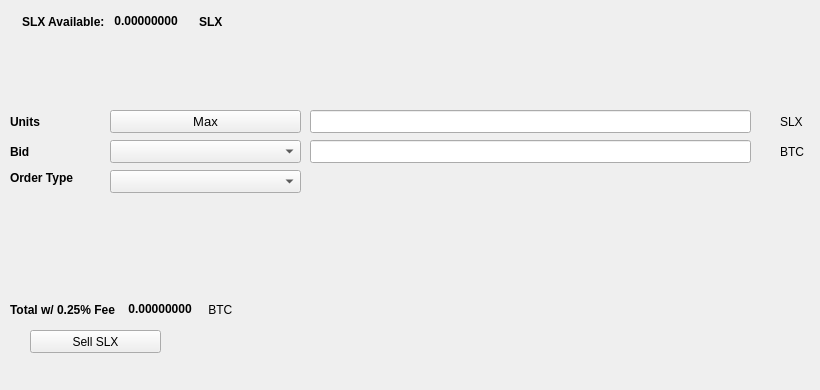
   <widget class="QWidget" name="SellTab">
    <attribute name="title">
     <string>Sell</string>
    </attribute>
    <widget class="QLabel" name="label_16">
     <property name="geometry">
      <rect>
       <x>780</x>
       <y>140</y>
       <width>31</width>
       <height>23</height>
      </rect>
     </property>
     <property name="text">
      <string>BTC</string>
     </property>
    </widget>
    <widget class="QComboBox" name="SellBidcomboBox">
     <property name="geometry">
      <rect>
       <x>110</x>
       <y>140</y>
       <width>191</width>
       <height>23</height>
      </rect>
     </property>
     <property name="font">
      <font>
       <pointsize>10</pointsize>
      </font>
     </property>
    </widget>
    <widget class="QLabel" name="label_18">
     <property name="geometry">
      <rect>
       <x>10</x>
       <y>110</y>
       <width>46</width>
       <height>23</height>
      </rect>
     </property>
     <property name="font">
      <font>
       <weight>75</weight>
       <bold>true</bold>
      </font>
     </property>
     <property name="text">
      <string>Units</string>
     </property>
    </widget>
    <widget class="QPushButton" name="Sell_Max_Amount">
     <property name="geometry">
      <rect>
       <x>110</x>
       <y>110</y>
       <width>191</width>
       <height>23</height>
      </rect>
     </property>
     <property name="font">
      <font>
       <pointsize>10</pointsize>
      </font>
     </property>
     <property name="text">
      <string>Max</string>
     </property>
    </widget>
    <widget class="QLabel" name="label_20">
     <property name="geometry">
      <rect>
       <x>10</x>
       <y>170</y>
       <width>91</width>
       <height>16</height>
      </rect>
     </property>
     <property name="font">
      <font>
       <weight>75</weight>
       <bold>true</bold>
      </font>
     </property>
     <property name="text">
      <string>Order Type</string>
     </property>
    </widget>
    <widget class="QComboBox" name="SellOrdertypeCombo">
     <property name="geometry">
      <rect>
       <x>110</x>
       <y>170</y>
       <width>191</width>
       <height>23</height>
      </rect>
     </property>
     <property name="font">
      <font>
       <pointsize>10</pointsize>
      </font>
     </property>
    </widget>
    <widget class="QLabel" name="label_21">
     <property name="geometry">
      <rect>
       <x>10</x>
       <y>140</y>
       <width>46</width>
       <height>23</height>
      </rect>
     </property>
     <property name="font">
      <font>
       <weight>75</weight>
       <bold>true</bold>
      </font>
     </property>
     <property name="text">
      <string>Bid</string>
     </property>
    </widget>
    <widget class="QLabel" name="label_22">
     <property name="geometry">
      <rect>
       <x>780</x>
       <y>110</y>
       <width>31</width>
       <height>23</height>
      </rect>
     </property>
     <property name="text">
      <string>SLX</string>
     </property>
    </widget>
    <widget class="QLineEdit" name="UnitsInputSLX">
     <property name="geometry">
      <rect>
       <x>310</x>
       <y>110</y>
       <width>441</width>
       <height>23</height>
      </rect>
     </property>
     <property name="font">
      <font>
       <pointsize>9</pointsize>
       <weight>75</weight>
       <bold>true</bold>
      </font>
     </property>
    </widget>
    <widget class="QLineEdit" name="SellBidPriceEdit">
     <property name="geometry">
      <rect>
       <x>310</x>
       <y>140</y>
       <width>441</width>
       <height>23</height>
      </rect>
     </property>
     <property name="font">
      <font>
       <pointsize>9</pointsize>
       <weight>75</weight>
       <bold>true</bold>
      </font>
     </property>
    </widget>
    <widget class="QPushButton" name="SellSLXBTN">
     <property name="geometry">
      <rect>
       <x>30</x>
       <y>330</y>
       <width>131</width>
       <height>23</height>
      </rect>
     </property>
     <property name="text">
      <string>Sell SLX</string>
     </property>
     <property name="icon">
      <iconset resource="../slate">
       <normaloff>:/icons/bitcoin</normaloff>:/icons/bitcoin</iconset>
     </property>
    </widget>
    <widget class="QWidget" name="layoutWidget3">
     <property name="geometry">
      <rect>
       <x>22</x>
       <y>12</y>
       <width>258</width>
       <height>19</height>
      </rect>
     </property>
     <layout class="QHBoxLayout" name="horizontalLayout">
      <item>
       <widget class="QLabel" name="label232_2">
        <property name="font">
         <font>
          <weight>75</weight>
          <bold>true</bold>
         </font>
        </property>
        <property name="text">
         <string>SLX Available:</string>
        </property>
       </widget>
      </item>
      <item>
       <widget class="QLabel" name="SLXAvailableLabel">
        <property name="palette">
         <palette>
          <active>
           <colorrole role="WindowText">
            <brush brushstyle="SolidPattern">
             <color alpha="255">
              <red>0</red>
              <green>0</green>
              <blue>0</blue>
             </color>
            </brush>
           </colorrole>
           <colorrole role="Button">
            <brush brushstyle="SolidPattern">
             <color alpha="255">
              <red>0</red>
              <green>170</green>
              <blue>0</blue>
             </color>
            </brush>
           </colorrole>
           <colorrole role="Light">
            <brush brushstyle="SolidPattern">
             <color alpha="255">
              <red>0</red>
              <green>255</green>
              <blue>0</blue>
             </color>
            </brush>
           </colorrole>
           <colorrole role="Midlight">
            <brush brushstyle="SolidPattern">
             <color alpha="255">
              <red>0</red>
              <green>212</green>
              <blue>0</blue>
             </color>
            </brush>
           </colorrole>
           <colorrole role="Dark">
            <brush brushstyle="SolidPattern">
             <color alpha="255">
              <red>0</red>
              <green>85</green>
              <blue>0</blue>
             </color>
            </brush>
           </colorrole>
           <colorrole role="Mid">
            <brush brushstyle="SolidPattern">
             <color alpha="255">
              <red>0</red>
              <green>113</green>
              <blue>0</blue>
             </color>
            </brush>
           </colorrole>
           <colorrole role="Text">
            <brush brushstyle="SolidPattern">
             <color alpha="255">
              <red>0</red>
              <green>170</green>
              <blue>0</blue>
             </color>
            </brush>
           </colorrole>
           <colorrole role="BrightText">
            <brush brushstyle="SolidPattern">
             <color alpha="255">
              <red>255</red>
              <green>255</green>
              <blue>255</blue>
             </color>
            </brush>
           </colorrole>
           <colorrole role="ButtonText">
            <brush brushstyle="SolidPattern">
             <color alpha="255">
              <red>0</red>
              <green>0</green>
              <blue>0</blue>
             </color>
            </brush>
           </colorrole>
           <colorrole role="Base">
            <brush brushstyle="SolidPattern">
             <color alpha="255">
              <red>255</red>
              <green>255</green>
              <blue>255</blue>
             </color>
            </brush>
           </colorrole>
           <colorrole role="Window">
            <brush brushstyle="SolidPattern">
             <color alpha="255">
              <red>0</red>
              <green>170</green>
              <blue>0</blue>
             </color>
            </brush>
           </colorrole>
           <colorrole role="Shadow">
            <brush brushstyle="SolidPattern">
             <color alpha="255">
              <red>0</red>
              <green>0</green>
              <blue>0</blue>
             </color>
            </brush>
           </colorrole>
           <colorrole role="AlternateBase">
            <brush brushstyle="SolidPattern">
             <color alpha="255">
              <red>127</red>
              <green>212</green>
              <blue>127</blue>
             </color>
            </brush>
           </colorrole>
           <colorrole role="ToolTipBase">
            <brush brushstyle="SolidPattern">
             <color alpha="255">
              <red>255</red>
              <green>255</green>
              <blue>220</blue>
             </color>
            </brush>
           </colorrole>
           <colorrole role="ToolTipText">
            <brush brushstyle="SolidPattern">
             <color alpha="255">
              <red>0</red>
              <green>0</green>
              <blue>0</blue>
             </color>
            </brush>
           </colorrole>
          </active>
          <inactive>
           <colorrole role="WindowText">
            <brush brushstyle="SolidPattern">
             <color alpha="255">
              <red>0</red>
              <green>0</green>
              <blue>0</blue>
             </color>
            </brush>
           </colorrole>
           <colorrole role="Button">
            <brush brushstyle="SolidPattern">
             <color alpha="255">
              <red>0</red>
              <green>170</green>
              <blue>0</blue>
             </color>
            </brush>
           </colorrole>
           <colorrole role="Light">
            <brush brushstyle="SolidPattern">
             <color alpha="255">
              <red>0</red>
              <green>255</green>
              <blue>0</blue>
             </color>
            </brush>
           </colorrole>
           <colorrole role="Midlight">
            <brush brushstyle="SolidPattern">
             <color alpha="255">
              <red>0</red>
              <green>212</green>
              <blue>0</blue>
             </color>
            </brush>
           </colorrole>
           <colorrole role="Dark">
            <brush brushstyle="SolidPattern">
             <color alpha="255">
              <red>0</red>
              <green>85</green>
              <blue>0</blue>
             </color>
            </brush>
           </colorrole>
           <colorrole role="Mid">
            <brush brushstyle="SolidPattern">
             <color alpha="255">
              <red>0</red>
              <green>113</green>
              <blue>0</blue>
             </color>
            </brush>
           </colorrole>
           <colorrole role="Text">
            <brush brushstyle="SolidPattern">
             <color alpha="255">
              <red>0</red>
              <green>170</green>
              <blue>0</blue>
             </color>
            </brush>
           </colorrole>
           <colorrole role="BrightText">
            <brush brushstyle="SolidPattern">
             <color alpha="255">
              <red>255</red>
              <green>255</green>
              <blue>255</blue>
             </color>
            </brush>
           </colorrole>
           <colorrole role="ButtonText">
            <brush brushstyle="SolidPattern">
             <color alpha="255">
              <red>0</red>
              <green>0</green>
              <blue>0</blue>
             </color>
            </brush>
           </colorrole>
           <colorrole role="Base">
            <brush brushstyle="SolidPattern">
             <color alpha="255">
              <red>255</red>
              <green>255</green>
              <blue>255</blue>
             </color>
            </brush>
           </colorrole>
           <colorrole role="Window">
            <brush brushstyle="SolidPattern">
             <color alpha="255">
              <red>0</red>
              <green>170</green>
              <blue>0</blue>
             </color>
            </brush>
           </colorrole>
           <colorrole role="Shadow">
            <brush brushstyle="SolidPattern">
             <color alpha="255">
              <red>0</red>
              <green>0</green>
              <blue>0</blue>
             </color>
            </brush>
           </colorrole>
           <colorrole role="AlternateBase">
            <brush brushstyle="SolidPattern">
             <color alpha="255">
              <red>127</red>
              <green>212</green>
              <blue>127</blue>
             </color>
            </brush>
           </colorrole>
           <colorrole role="ToolTipBase">
            <brush brushstyle="SolidPattern">
             <color alpha="255">
              <red>255</red>
              <green>255</green>
              <blue>220</blue>
             </color>
            </brush>
           </colorrole>
           <colorrole role="ToolTipText">
            <brush brushstyle="SolidPattern">
             <color alpha="255">
              <red>0</red>
              <green>0</green>
              <blue>0</blue>
             </color>
            </brush>
           </colorrole>
          </inactive>
          <disabled>
           <colorrole role="WindowText">
            <brush brushstyle="SolidPattern">
             <color alpha="255">
              <red>0</red>
              <green>85</green>
              <blue>0</blue>
             </color>
            </brush>
           </colorrole>
           <colorrole role="Button">
            <brush brushstyle="SolidPattern">
             <color alpha="255">
              <red>0</red>
              <green>170</green>
              <blue>0</blue>
             </color>
            </brush>
           </colorrole>
           <colorrole role="Light">
            <brush brushstyle="SolidPattern">
             <color alpha="255">
              <red>0</red>
              <green>255</green>
              <blue>0</blue>
             </color>
            </brush>
           </colorrole>
           <colorrole role="Midlight">
            <brush brushstyle="SolidPattern">
             <color alpha="255">
              <red>0</red>
              <green>212</green>
              <blue>0</blue>
             </color>
            </brush>
           </colorrole>
           <colorrole role="Dark">
            <brush brushstyle="SolidPattern">
             <color alpha="255">
              <red>0</red>
              <green>85</green>
              <blue>0</blue>
             </color>
            </brush>
           </colorrole>
           <colorrole role="Mid">
            <brush brushstyle="SolidPattern">
             <color alpha="255">
              <red>0</red>
              <green>113</green>
              <blue>0</blue>
             </color>
            </brush>
           </colorrole>
           <colorrole role="Text">
            <brush brushstyle="SolidPattern">
             <color alpha="255">
              <red>0</red>
              <green>85</green>
              <blue>0</blue>
             </color>
            </brush>
           </colorrole>
           <colorrole role="BrightText">
            <brush brushstyle="SolidPattern">
             <color alpha="255">
              <red>255</red>
              <green>255</green>
              <blue>255</blue>
             </color>
            </brush>
           </colorrole>
           <colorrole role="ButtonText">
            <brush brushstyle="SolidPattern">
             <color alpha="255">
              <red>0</red>
              <green>85</green>
              <blue>0</blue>
             </color>
            </brush>
           </colorrole>
           <colorrole role="Base">
            <brush brushstyle="SolidPattern">
             <color alpha="255">
              <red>0</red>
              <green>170</green>
              <blue>0</blue>
             </color>
            </brush>
           </colorrole>
           <colorrole role="Window">
            <brush brushstyle="SolidPattern">
             <color alpha="255">
              <red>0</red>
              <green>170</green>
              <blue>0</blue>
             </color>
            </brush>
           </colorrole>
           <colorrole role="Shadow">
            <brush brushstyle="SolidPattern">
             <color alpha="255">
              <red>0</red>
              <green>0</green>
              <blue>0</blue>
             </color>
            </brush>
           </colorrole>
           <colorrole role="AlternateBase">
            <brush brushstyle="SolidPattern">
             <color alpha="255">
              <red>0</red>
              <green>170</green>
              <blue>0</blue>
             </color>
            </brush>
           </colorrole>
           <colorrole role="ToolTipBase">
            <brush brushstyle="SolidPattern">
             <color alpha="255">
              <red>255</red>
              <green>255</green>
              <blue>220</blue>
             </color>
            </brush>
           </colorrole>
           <colorrole role="ToolTipText">
            <brush brushstyle="SolidPattern">
             <color alpha="255">
              <red>0</red>
              <green>0</green>
              <blue>0</blue>
             </color>
            </brush>
           </colorrole>
          </disabled>
         </palette>
        </property>
        <property name="font">
         <font>
          <weight>75</weight>
          <bold>true</bold>
         </font>
        </property>
        <property name="text">
         <string> 0.00000000 </string>
        </property>
        <property name="textInteractionFlags">
         <set>Qt::LinksAccessibleByMouse|Qt::TextSelectableByKeyboard|Qt::TextSelectableByMouse</set>
        </property>
       </widget>
      </item>
      <item>
       <widget class="QLabel" name="labelSLX">
        <property name="font">
         <font>
          <weight>75</weight>
          <bold>true</bold>
         </font>
        </property>
        <property name="text">
         <string>SLX</string>
        </property>
       </widget>
      </item>
     </layout>
    </widget>
    <widget class="QWidget" name="layoutWidget">
     <property name="geometry">
      <rect>
       <x>10</x>
       <y>300</y>
       <width>268</width>
       <height>19</height>
      </rect>
     </property>
     <layout class="QHBoxLayout" name="horizontalLayout_2">
      <item>
       <widget class="QLabel" name="label_19">
        <property name="font">
         <font>
          <weight>75</weight>
          <bold>true</bold>
         </font>
        </property>
        <property name="text">
         <string>Total w/ 0.25% Fee </string>
        </property>
       </widget>
      </item>
      <item>
       <widget class="QLabel" name="SellCostLabel">
        <property name="palette">
         <palette>
          <active>
           <colorrole role="WindowText">
            <brush brushstyle="SolidPattern">
             <color alpha="255">
              <red>0</red>
              <green>0</green>
              <blue>0</blue>
             </color>
            </brush>
           </colorrole>
           <colorrole role="Button">
            <brush brushstyle="SolidPattern">
             <color alpha="255">
              <red>0</red>
              <green>170</green>
              <blue>0</blue>
             </color>
            </brush>
           </colorrole>
           <colorrole role="Light">
            <brush brushstyle="SolidPattern">
             <color alpha="255">
              <red>0</red>
              <green>255</green>
              <blue>0</blue>
             </color>
            </brush>
           </colorrole>
           <colorrole role="Midlight">
            <brush brushstyle="SolidPattern">
             <color alpha="255">
              <red>0</red>
              <green>212</green>
              <blue>0</blue>
             </color>
            </brush>
           </colorrole>
           <colorrole role="Dark">
            <brush brushstyle="SolidPattern">
             <color alpha="255">
              <red>0</red>
              <green>85</green>
              <blue>0</blue>
             </color>
            </brush>
           </colorrole>
           <colorrole role="Mid">
            <brush brushstyle="SolidPattern">
             <color alpha="255">
              <red>0</red>
              <green>113</green>
              <blue>0</blue>
             </color>
            </brush>
           </colorrole>
           <colorrole role="Text">
            <brush brushstyle="SolidPattern">
             <color alpha="255">
              <red>0</red>
              <green>170</green>
              <blue>0</blue>
             </color>
            </brush>
           </colorrole>
           <colorrole role="BrightText">
            <brush brushstyle="SolidPattern">
             <color alpha="255">
              <red>255</red>
              <green>255</green>
              <blue>255</blue>
             </color>
            </brush>
           </colorrole>
           <colorrole role="ButtonText">
            <brush brushstyle="SolidPattern">
             <color alpha="255">
              <red>0</red>
              <green>0</green>
              <blue>0</blue>
             </color>
            </brush>
           </colorrole>
           <colorrole role="Base">
            <brush brushstyle="SolidPattern">
             <color alpha="255">
              <red>255</red>
              <green>255</green>
              <blue>255</blue>
             </color>
            </brush>
           </colorrole>
           <colorrole role="Window">
            <brush brushstyle="SolidPattern">
             <color alpha="255">
              <red>0</red>
              <green>170</green>
              <blue>0</blue>
             </color>
            </brush>
           </colorrole>
           <colorrole role="Shadow">
            <brush brushstyle="SolidPattern">
             <color alpha="255">
              <red>0</red>
              <green>0</green>
              <blue>0</blue>
             </color>
            </brush>
           </colorrole>
           <colorrole role="AlternateBase">
            <brush brushstyle="SolidPattern">
             <color alpha="255">
              <red>127</red>
              <green>212</green>
              <blue>127</blue>
             </color>
            </brush>
           </colorrole>
           <colorrole role="ToolTipBase">
            <brush brushstyle="SolidPattern">
             <color alpha="255">
              <red>255</red>
              <green>255</green>
              <blue>220</blue>
             </color>
            </brush>
           </colorrole>
           <colorrole role="ToolTipText">
            <brush brushstyle="SolidPattern">
             <color alpha="255">
              <red>0</red>
              <green>0</green>
              <blue>0</blue>
             </color>
            </brush>
           </colorrole>
          </active>
          <inactive>
           <colorrole role="WindowText">
            <brush brushstyle="SolidPattern">
             <color alpha="255">
              <red>0</red>
              <green>0</green>
              <blue>0</blue>
             </color>
            </brush>
           </colorrole>
           <colorrole role="Button">
            <brush brushstyle="SolidPattern">
             <color alpha="255">
              <red>0</red>
              <green>170</green>
              <blue>0</blue>
             </color>
            </brush>
           </colorrole>
           <colorrole role="Light">
            <brush brushstyle="SolidPattern">
             <color alpha="255">
              <red>0</red>
              <green>255</green>
              <blue>0</blue>
             </color>
            </brush>
           </colorrole>
           <colorrole role="Midlight">
            <brush brushstyle="SolidPattern">
             <color alpha="255">
              <red>0</red>
              <green>212</green>
              <blue>0</blue>
             </color>
            </brush>
           </colorrole>
           <colorrole role="Dark">
            <brush brushstyle="SolidPattern">
             <color alpha="255">
              <red>0</red>
              <green>85</green>
              <blue>0</blue>
             </color>
            </brush>
           </colorrole>
           <colorrole role="Mid">
            <brush brushstyle="SolidPattern">
             <color alpha="255">
              <red>0</red>
              <green>113</green>
              <blue>0</blue>
             </color>
            </brush>
           </colorrole>
           <colorrole role="Text">
            <brush brushstyle="SolidPattern">
             <color alpha="255">
              <red>0</red>
              <green>170</green>
              <blue>0</blue>
             </color>
            </brush>
           </colorrole>
           <colorrole role="BrightText">
            <brush brushstyle="SolidPattern">
             <color alpha="255">
              <red>255</red>
              <green>255</green>
              <blue>255</blue>
             </color>
            </brush>
           </colorrole>
           <colorrole role="ButtonText">
            <brush brushstyle="SolidPattern">
             <color alpha="255">
              <red>0</red>
              <green>0</green>
              <blue>0</blue>
             </color>
            </brush>
           </colorrole>
           <colorrole role="Base">
            <brush brushstyle="SolidPattern">
             <color alpha="255">
              <red>255</red>
              <green>255</green>
              <blue>255</blue>
             </color>
            </brush>
           </colorrole>
           <colorrole role="Window">
            <brush brushstyle="SolidPattern">
             <color alpha="255">
              <red>0</red>
              <green>170</green>
              <blue>0</blue>
             </color>
            </brush>
           </colorrole>
           <colorrole role="Shadow">
            <brush brushstyle="SolidPattern">
             <color alpha="255">
              <red>0</red>
              <green>0</green>
              <blue>0</blue>
             </color>
            </brush>
           </colorrole>
           <colorrole role="AlternateBase">
            <brush brushstyle="SolidPattern">
             <color alpha="255">
              <red>127</red>
              <green>212</green>
              <blue>127</blue>
             </color>
            </brush>
           </colorrole>
           <colorrole role="ToolTipBase">
            <brush brushstyle="SolidPattern">
             <color alpha="255">
              <red>255</red>
              <green>255</green>
              <blue>220</blue>
             </color>
            </brush>
           </colorrole>
           <colorrole role="ToolTipText">
            <brush brushstyle="SolidPattern">
             <color alpha="255">
              <red>0</red>
              <green>0</green>
              <blue>0</blue>
             </color>
            </brush>
           </colorrole>
          </inactive>
          <disabled>
           <colorrole role="WindowText">
            <brush brushstyle="SolidPattern">
             <color alpha="255">
              <red>0</red>
              <green>85</green>
              <blue>0</blue>
             </color>
            </brush>
           </colorrole>
           <colorrole role="Button">
            <brush brushstyle="SolidPattern">
             <color alpha="255">
              <red>0</red>
              <green>170</green>
              <blue>0</blue>
             </color>
            </brush>
           </colorrole>
           <colorrole role="Light">
            <brush brushstyle="SolidPattern">
             <color alpha="255">
              <red>0</red>
              <green>255</green>
              <blue>0</blue>
             </color>
            </brush>
           </colorrole>
           <colorrole role="Midlight">
            <brush brushstyle="SolidPattern">
             <color alpha="255">
              <red>0</red>
              <green>212</green>
              <blue>0</blue>
             </color>
            </brush>
           </colorrole>
           <colorrole role="Dark">
            <brush brushstyle="SolidPattern">
             <color alpha="255">
              <red>0</red>
              <green>85</green>
              <blue>0</blue>
             </color>
            </brush>
           </colorrole>
           <colorrole role="Mid">
            <brush brushstyle="SolidPattern">
             <color alpha="255">
              <red>0</red>
              <green>113</green>
              <blue>0</blue>
             </color>
            </brush>
           </colorrole>
           <colorrole role="Text">
            <brush brushstyle="SolidPattern">
             <color alpha="255">
              <red>0</red>
              <green>85</green>
              <blue>0</blue>
             </color>
            </brush>
           </colorrole>
           <colorrole role="BrightText">
            <brush brushstyle="SolidPattern">
             <color alpha="255">
              <red>255</red>
              <green>255</green>
              <blue>255</blue>
             </color>
            </brush>
           </colorrole>
           <colorrole role="ButtonText">
            <brush brushstyle="SolidPattern">
             <color alpha="255">
              <red>0</red>
              <green>85</green>
              <blue>0</blue>
             </color>
            </brush>
           </colorrole>
           <colorrole role="Base">
            <brush brushstyle="SolidPattern">
             <color alpha="255">
              <red>0</red>
              <green>170</green>
              <blue>0</blue>
             </color>
            </brush>
           </colorrole>
           <colorrole role="Window">
            <brush brushstyle="SolidPattern">
             <color alpha="255">
              <red>0</red>
              <green>170</green>
              <blue>0</blue>
             </color>
            </brush>
           </colorrole>
           <colorrole role="Shadow">
            <brush brushstyle="SolidPattern">
             <color alpha="255">
              <red>0</red>
              <green>0</green>
              <blue>0</blue>
             </color>
            </brush>
           </colorrole>
           <colorrole role="AlternateBase">
            <brush brushstyle="SolidPattern">
             <color alpha="255">
              <red>0</red>
              <green>170</green>
              <blue>0</blue>
             </color>
            </brush>
           </colorrole>
           <colorrole role="ToolTipBase">
            <brush brushstyle="SolidPattern">
             <color alpha="255">
              <red>255</red>
              <green>255</green>
              <blue>220</blue>
             </color>
            </brush>
           </colorrole>
           <colorrole role="ToolTipText">
            <brush brushstyle="SolidPattern">
             <color alpha="255">
              <red>0</red>
              <green>0</green>
              <blue>0</blue>
             </color>
            </brush>
           </colorrole>
          </disabled>
         </palette>
        </property>
        <property name="font">
         <font>
          <weight>75</weight>
          <bold>true</bold>
         </font>
        </property>
        <property name="autoFillBackground">
         <bool>false</bool>
        </property>
        <property name="text">
         <string> 0.00000000</string>
        </property>
        <property name="textInteractionFlags">
         <set>Qt::LinksAccessibleByMouse|Qt::TextSelectableByMouse</set>
        </property>
       </widget>
      </item>
      <item>
       <widget class="QLabel" name="label_17">
        <property name="font">
         <font>
          <weight>50</weight>
          <bold>false</bold>
         </font>
        </property>
        <property name="text">
         <string> BTC</string>
        </property>
       </widget>
      </item>
     </layout>
    </widget>
    <widget class="QLabel" name="label_23">
     <property name="geometry">
      <rect>
       <x>460</x>
       <y>300</y>
       <width>281</width>
       <height>81</height>
      </rect>
     </property>
     <property name="text">
      <string/>
     </property>
     <property name="pixmap">
      <pixmap>:/images/bittrex</pixmap>
     </property>
    </widget>
   </widget>
